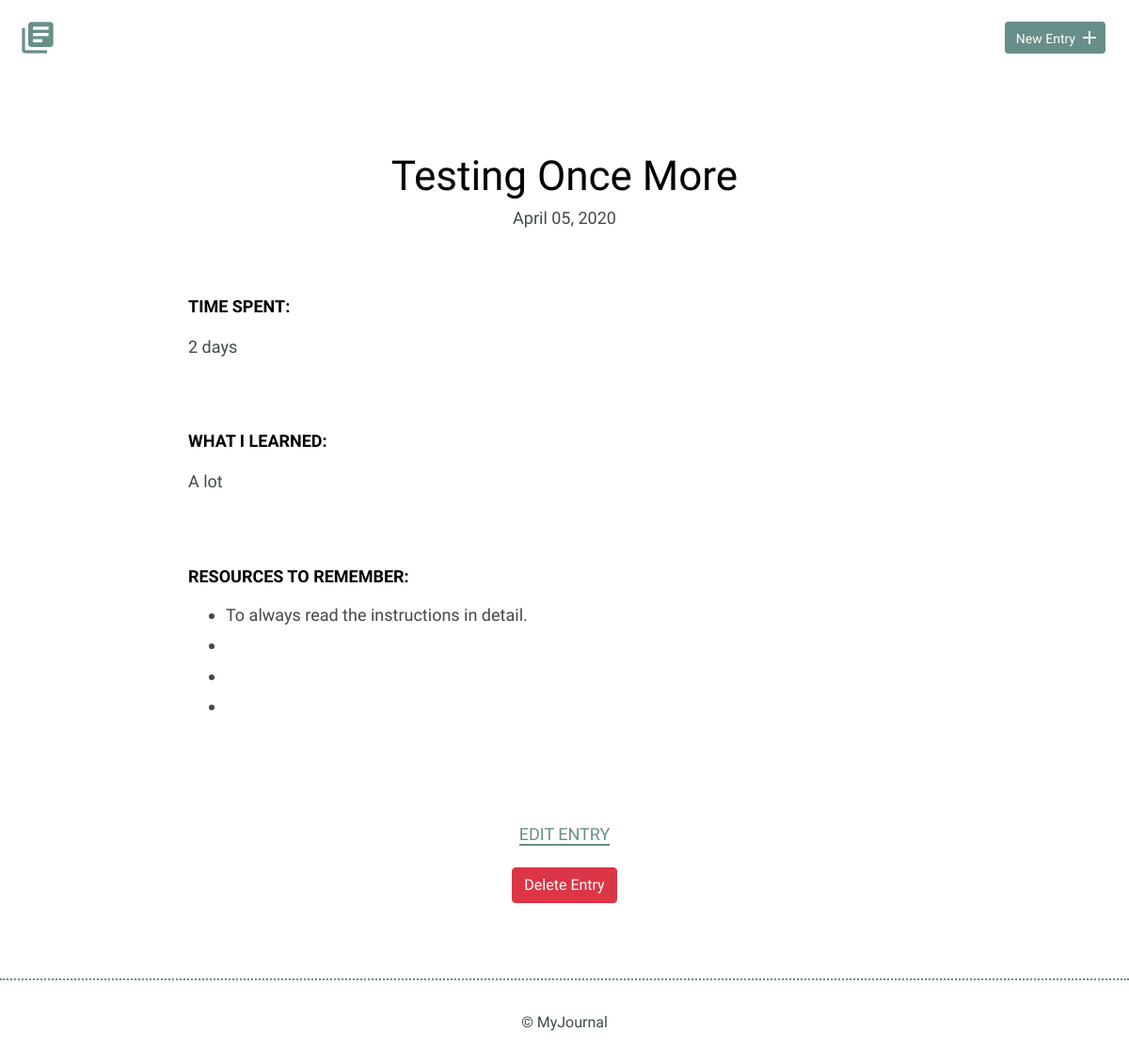
The page /detail.php?id=5 on the database its author committed.
### tables this page shows
CREATE TABLE "entries" (
	`id`	INTEGER,
	`title`	TEXT,
	`date`	TEXT,
	`time_spent`	INTEGER,
	`learned`	BLOB,
	`resources`	BLOB,
	PRIMARY KEY(`id`)
);

### inc/functions.php (called while the page is built, shortened)
<?php
function detail() {
    include('connection.php');
    $id = filter_input(INPUT_GET, 'id', FILTER_SANITIZE_NUMBER_INT);
    try
    {
        $sql = "SELECT * FROM entries WHERE id = ? ORDER BY date DESC";
        $stmt = $db->prepare($sql);
        $stmt->bindParam(1, $id, PDO::PARAM_INT);
        $stmt->execute();
        while ($row = $stmt->fetch(PDO::FETCH_ASSOC)) {
            return $row;
        }
    } catch (Exception $e) {
        echo "Error: ". $e->getMessage();
    }
}

### detail.php (the view)
<?php
include('inc/header.php');
include('inc/functions.php');
$detail     = detail();
?>
        <section>
            <div class="container">
                <div class="entry-list single">
                    <article>
                        <h1><?php echo $detail['title']; ?></h1>
                        <time datetime="2016-01-31"><?php echo date("F d, Y", strtotime($detail['date'])); ?></time>
                        <div class="entry">
                            <h3>Time Spent: </h3>
                            <p><?php echo $detail['time_spent']; ?></p>
                        </div>
                        <div class="entry">
                            <h3>What I Learned:</h3>
                            <p><?php echo $detail['learned'];?></p>
                        </div>
                        <div class="entry">
                            <h3>Resources to Remember:</h3>
                            <ul>
                                <li><a href=""></a><?php echo $detail['resources']; ?></li>
                                <li><a href=""></a></li>
                                <li></li>
                                <li><a href=""></a></li>
                            </ul>
                        </div>
                    </article>
                </div>
            </div>
            <div class="edit">
                <p><a href="edit.php?id=<?php echo $_GET['id']; ?>" name="edit">Edit Entry</a></p>
                <form method="POST" action="delete.php?id=<?php echo $detail[id]; ?>">
                    <button type="submit" class="btn btn-danger">Delete Entry</button>
                </form>
            </div>
        </section>
<?php
include('inc/footer.php');
?>

### css/site.css (style rules this page uses)
body { font-size: 16px; color: #404a49; font-family: 'Cousine', serif; font-weight: 400; }
.container { margin: 0 auto; padding: 0 25px; }
.btn.btn-danger { display: inline-block; font-weight: 400; color: #212529; text-align: center; vertical-align: middle; cursor: pointer; -webkit-user-select: none; -moz-user-select: none; -ms-user-select: none; user-select: none; background-color: transparent; border: 1px solid transparent; padding: 0.375rem 0.75rem; font-size: 1rem; line-height: 1.5; border-radius: 0.25rem; transition: color 0.15s ease-in-out, background-color 0.15s ease-in-out, border-color 0.15s ease-in-out, box-shadow 0.15s ease-in-out; color: #fff; background-color: #dc3545; border-color: #dc3545; }
h1, h2, h3 { margin: 0; font-weight: 400; line-height: 1em; color: #000; }
h1 { font-size: 44px; margin-bottom: 12px; }
h3 { font-size: 18px; font-family: 'Work Sans', serif; font-weight: 600; text-transform: uppercase; }
p { line-height: 1.8em; font-size: 18px; }
p a { border-bottom: 2px solid #678f89; padding: 0; color: #678f89; text-decoration: none; }
ul li { line-height: 1.8em; font-size: 18px; }
.entry-list, .edit-entry, .new-entry { max-width: 800px; margin: 0 auto; padding: 70px 0 150px 0; }
.entry-list article { margin-bottom: 70px; text-align: center; }
.entry-list article:last-child { margin-bottom: 0; }
.entry-list.single { padding-bottom: 70px; }
.entry-list.single time { font-size: 18px; }
.entry { max-width: 800px; margin: 75px auto 0 auto; text-align: left; }
.entry p { margin-bottom: 40px; }
.edit { padding-bottom: 80px; text-align: center; margin: 0 auto; }
.edit a { font-weight: 400; text-transform: uppercase; font-size: 18px; }

### rows shown on the page
entries: title "Testing Once More", date "April 05, 2020", time_spent "2 days", learned "A lot", resources "To always read the instructions in detail."
